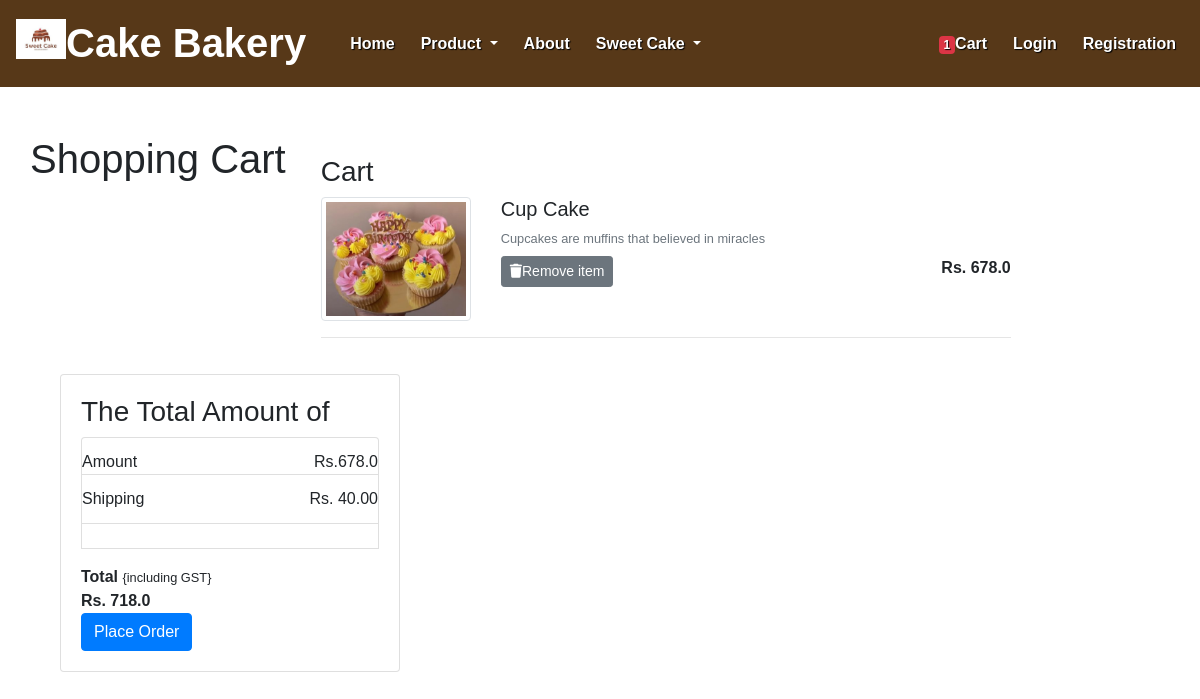
Screenshot of /cart/ (signed in) with the database file from the repository.
### app/models.py (models this page shows, shortened)
class Cart(models.Model):
    user = models.ForeignKey(User,on_delete=models.CASCADE)
    product = models.ForeignKey(Product,on_delete=models.CASCADE)
    quantity = models.PositiveIntegerField(default=1)

class Product(models.Model):
    title = models.CharField(max_length=100)
    selling_Price = models.FloatField()
    description = models.TextField()
    category = models.CharField(choices=CATEGORY_CHOICES, max_length=2)
    product_image = models.ImageField(upload_to='product')

### app/views.py (the view)
# urls.py: path('cart/',views.show_cart,name='showcart'),
@login_required
def show_cart(request):
    user = request.user
    cart = Cart.objects.filter(user=user)
    amount = 0
    for p in cart:
        value = p.quantity * p.product.selling_Price
        amount = amount + value
    totalamount = amount + 40
    totalitem = 0
    if request.user.is_authenticated:
        totalitem = len(Cart.objects.filter(user=request.user))
    return render(request,'addtocart.html',locals())

### templates/addtocart.html (shortened to what this page needs)
{% extends 'base.html' %}
{% load static %}
{% block main_content %}
<div class="container my-5">
<div class="row">
    {% if cart %}
    <h1 class="text-center-mb-5">Shopping Cart</h1>
    <div class="col-sm-8">
        <div class="card-body">
            <h3>Cart</h3>
            {% for item in cart %}
            <div class="row">
                <div class="col-sm-3 text-center align-self-center"><img src="{{item.product.product_image.url}}" alt="" srcset="" class="img-fluid img-thumbnail shadow-sm" height="150" width="150"></div>
                <div class="col-sm-9">
                    <div>
                        <h5>{{item.product.title}}</h5>
                        <p class="mb-2 text-muted small">{{item.product.description}}</p>
                        <div class="d-flex justify-content-between">
                            <a href="{% url 'remove_cart'  item.id  %}"  onclick="return confirm('Are you sure?to Remove')"  class="remove-cart btn btn-sm btn-secondary mr-3"><i class="fa fa-trash"></i>Remove item</a>
                            <p class="mb-0"><span><strong>Rs. {{item.product.selling_Price}}</strong></span></p>
                        </div>
                    </div>
                </div>
            </div>
            <hr class="text-muted">
            {% endfor %}
        </div>
    </div>
</div>
<div class="col-sm-4">
    <div class="card">
        <div class="card-body">
            <h3>The Total Amount of</h3>
            <ul class="list-group">
                <li class="list-group-item d-flex justify-content-between align-items-center boder-0 px-0 pb-0">Amount<span id="amount">Rs.{{amount}}</span></li>
                <li class="list-group-item d-flex justify-content-between align-items-center boder-0 px-0 ">Shipping <span >Rs. 40.00</span></li>
                <li class="list-group-item d-flex justify-content-between align-items-center boder-0 px-0 mb-3"></li>
                <div>
                    <strong>Total</strong> <small>{including GST}</small>
                </div>
                <span id="totalamount"><strong>Rs. {{totalamount}}</strong></span>
            </ul>
            <div class="d-grid"><a href="{% url 'checkout' %}" class="btn btn-primary">Place Order</a></div>
        </div>
    </div>
</div>
{% else %}
<h1 class="text-center-mb-5">Cart is Empty</h1>
{% endif %}
</div>
{% endblock main_content %}

### static/css/file.css (style rules this page uses)
* { margin: 0%;padding: 0%; box-sizing: border-box; font-family:'Quicksand', sans-serif;; }
html { scroll-behavior: smooth; }

### rows the page displays
Cart: product.product_image (picture), product "Cup Cake", product.description "Cupcakes are muffins that believed in miracles", product.selling_Price "678.0"

### other values shown
{{ totalitem }} "1"
{{ amount }} "678.0"
{{ totalamount }} "718.0"
